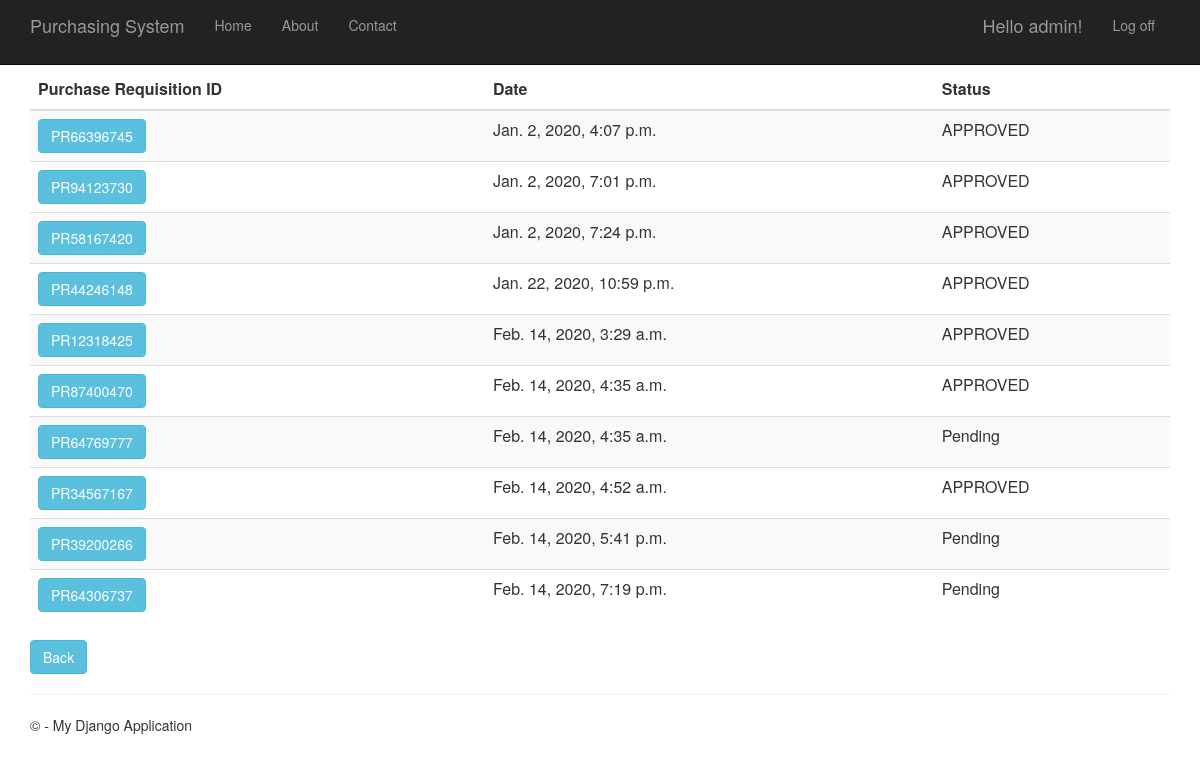
Page /purchaserequisitionhistory (signed in) on the committed database.
### PurchaseRequisition/models.py (models this page shows)
class PurchaseRequisition(models.Model):
    pr_id= models.CharField(max_length=10, primary_key=True) #takes character
    description= models.TextField(null=True,default=None, blank=True)
    time_created= models.DateTimeField()
    total_price= models.DecimalField(max_digits=10, decimal_places=2, default=Decimal('0.00'))
    status= models.TextField(max_length=10, default="Pending")
    person_id = models.ForeignKey(Person)
    def __str__(self):
        return str(self.pr_id)

### PurchaseRequisition/views.py (the view)
# urls.py: url(r'^purchaserequisitionhistory', PurchaseRequisition.views.purchaserequisitionhistory, name="purchase_requisition_history"),
def purchaserequisitionhistory(request):
    purchase_requisitions = PurchaseRequisition.objects.all()
    print(purchase_requisitions)
    context = {
            'title':'Purchase Requisition History',
            'rows':purchase_requisitions
        }
    return render(request,'PurchaseRequisition/purchaserequisitionhistory.html',context)

### PurchaseRequisition/templates/PurchaseRequisition/purchaserequisitionhistory.html
﻿{% extends "app/layout.html" %}
{% block content %}
<div class="purchaseorderhistory margintop" action="menu" >
    <form action="purchaserequisitionhistorydetails" method="GET">
        <table class="table table-striped margintop">
          <thead>
            <tr>
              <th scope="col">Purchase Requisition ID</th>
              <th scope="col">Date</th>
              <th scope="col">Status</th>
            </tr>
          </thead>
          <tbody>
              {% for r in rows %}
            <tr>
                 <td><button type="submit" name="pr_id" value="{{r.pr_id}}" class="btn btn-info" >{{r.pr_id}}</button></td>
                 <td>{{r.time_created}}</td>
                 <td>{{r.status}}</td>
            </tr>
              {% endfor %}
          </tbody>
        </table>
    </form>
       <form action="menu">
        <div class="margintop">
            <button type="submit" class="btn btn-info" >Back</button>
        </div>
    </form>
</div>
{% endblock %}

### app/templates/app/loginpartial.html (shortened to what this page needs)
{% if user.is_authenticated %}
<form id="logoutForm" action="/logout" method="post" class="navbar-right">
    <ul class="nav navbar-nav navbar-right">
        <li><span class="navbar-brand">Hello {{ user.username }}!</span></li>
        <li><a href="javascript:document.getElementById('logoutForm').submit()">Log off</a></li>
    </ul>
</form>
{% else %}
<ul class="nav navbar-nav navbar-right">
    <li><a href="{% url 'login' %}">Log in</a></li>
</ul>
{% endif %}

### app/static/app/content/site.css (style rules this page uses)
body { padding-top: 50px; padding-bottom: 20px; }

### rows in the picture
PurchaseRequisition: pr_id "PR66396745", time_created "Jan. 2, 2020, 4:07 p.m.", status "APPROVED"
PurchaseRequisition: pr_id "PR94123730", time_created "Jan. 2, 2020, 7:01 p.m.", status "APPROVED"
PurchaseRequisition: pr_id "PR58167420", time_created "Jan. 2, 2020, 7:24 p.m.", status "APPROVED"
PurchaseRequisition: pr_id "PR44246148", time_created "Jan. 22, 2020, 10:59 p.m.", status "APPROVED"
PurchaseRequisition: pr_id "PR12318425", time_created "Feb. 14, 2020, 3:29 a.m.", status "APPROVED"
PurchaseRequisition: pr_id "PR87400470", time_created "Feb. 14, 2020, 4:35 a.m.", status "APPROVED"
PurchaseRequisition: pr_id "PR64769777", time_created "Feb. 14, 2020, 4:35 a.m.", status "Pending"
PurchaseRequisition: pr_id "PR34567167", time_created "Feb. 14, 2020, 4:52 a.m.", status "APPROVED"
PurchaseRequisition: pr_id "PR39200266", time_created "Feb. 14, 2020, 5:41 p.m.", status "Pending"
PurchaseRequisition: pr_id "PR64306737", time_created "Feb. 14, 2020, 7:19 p.m.", status "Pending"

### other values in the picture
{{ user.username }} "admin"
